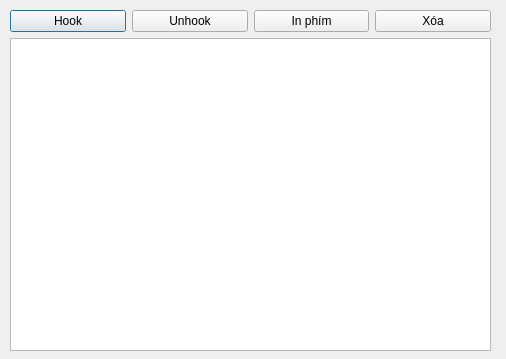
<?xml version="1.0" encoding="UTF-8"?>
<ui version="4.0">
 <class>Dialog_keystroke</class>
 <widget class="QDialog" name="dialog_keystroke">
  <property name="geometry">
   <rect>
    <x>0</x>
    <y>0</y>
    <width>506</width>
    <height>359</height>
   </rect>
  </property>
  <property name="windowTitle">
   <string>Dialog</string>
  </property>
  <widget class="QWidget" name="layoutWidget">
   <property name="geometry">
    <rect>
     <x>10</x>
     <y>10</y>
     <width>481</width>
     <height>341</height>
    </rect>
   </property>
   <layout class="QGridLayout" name="gridLayout">
    <item row="0" column="0">
     <layout class="QHBoxLayout" name="horizontalLayout_2">
      <item>
       <widget class="QPushButton" name="btn_hook">
        <property name="text">
         <string>Hook</string>
        </property>
       </widget>
      </item>
      <item>
       <widget class="QPushButton" name="btn_unhook">
        <property name="text">
         <string>Unhook</string>
        </property>
       </widget>
      </item>
      <item>
       <widget class="QPushButton" name="btn_key">
        <property name="text">
         <string>In phím</string>
        </property>
       </widget>
      </item>
      <item>
       <widget class="QPushButton" name="btn_delete">
        <property name="text">
         <string>Xóa</string>
        </property>
       </widget>
      </item>
     </layout>
    </item>
    <item row="1" column="0">
     <widget class="QTextBrowser" name="textBrowser_2"/>
    </item>
   </layout>
  </widget>
 </widget>
 <resources/>
 <connections/>
</ui>
